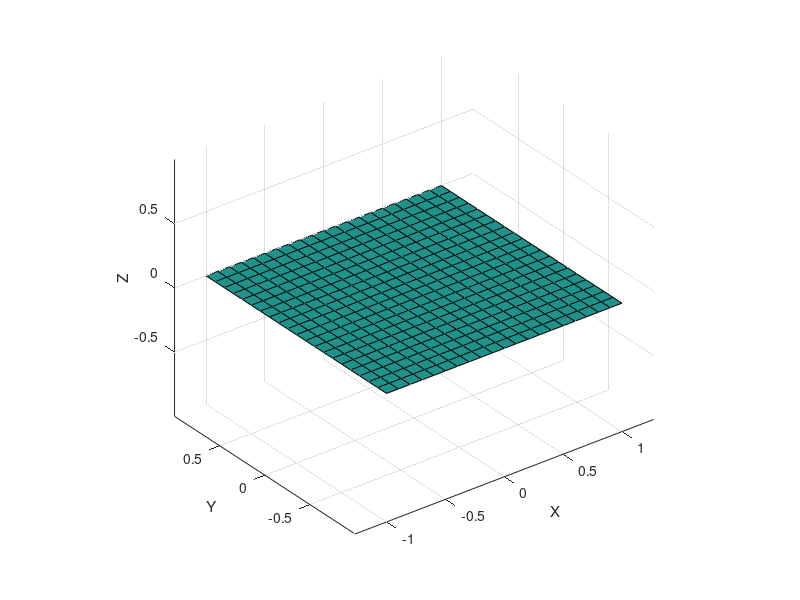

Here is the MATLAB script that generated this plot: (Note: this script raises an error after producing the figure.)
function angleDisplay()
    dataFile = 'degreeValues.txt';  % Path to the text file with roll, pitch, yaw data
    updateInterval = 0.2;     % Update time
    hFig = figure('Name', 'Rotating Platform', 'CloseRequestFcn', @closeFigure);
    axis equal;
    grid on;
    hold on;
    xlabel('X');
    ylabel('Y');
    zlabel('Z');
    view(3);

    % Create a platform
    [X, Y, Z] = create_platform();
    hPlatform = surf(X, Y, Z, 'FaceColor', 'flat', 'CData', ones(size(Z)));

    hTimer = timer('Period', updateInterval, 'ExecutionMode', 'fixedRate', ...
                   'TimerFcn', @(~, ~) updatePlatform(hPlatform, dataFile));
    start(hTimer);

    function updatePlatform(hPlatform, dataFile)
        % Read angles from the text file
        angles = read_angles(dataFile);
        if isempty(angles)
            stop(hTimer);
            disp('No more data to read.');
            return;
        end

        % Extract roll, pitch, yaw
        roll = angles(1);
        pitch = angles(2);
        yaw = angles(3);

        % Create rotation matrices
        Rx = [1 0 0; 0 cosd(roll) -sind(roll); 0 sind(roll) cosd(roll)];
        Ry = [cosd(pitch) 0 sind(pitch); 0 1 0; -sind(pitch) 0 cosd(pitch)];
        Rz = [cosd(yaw) -sind(yaw) 0; sind(yaw) cosd(yaw) 0; 0 0 1];

        % Combine rotation matrices
        R = Rz * Ry * Rx;

        % Rotate the platform
        newVertices = (R * [X(:)'; Y(:)'; Z(:)'])';
        hPlatform.XData = reshape(newVertices(:, 1), size(X));
        hPlatform.YData = reshape(newVertices(:, 2), size(Y));
        hPlatform.ZData = reshape(newVertices(:, 3), size(Z));

        % Display the current angles
        title(sprintf('Roll: %.2f°, Pitch: %.2f°, Yaw: %.2f°', roll, pitch, yaw));
    end

    function angles = read_angles(filename)
        persistent fileID dataIndex data
        if isempty(fileID)
            fileID = fopen(filename, 'r');
            if fileID == -1
                error('Cannot open file: %s', filename);
            end
            data = fscanf(fileID, '%f %f %f', [3 Inf])';
            dataIndex = 1;
        end
        if dataIndex > size(data, 1)
            angles = [];
        else
            angles = data(dataIndex, :);
            dataIndex = dataIndex + 1;
        end
    end

    function closeFigure(~, ~)
        stop(hTimer);
        delete(hTimer);
        fclose('all');
        delete(hFig);
    end
end

function [X, Y, Z] = create_platform()
    % Create a simple square platform
    [X, Y] = meshgrid(-1:0.1:1, -1:0.1:1);
    Z = zeros(size(X));
end
